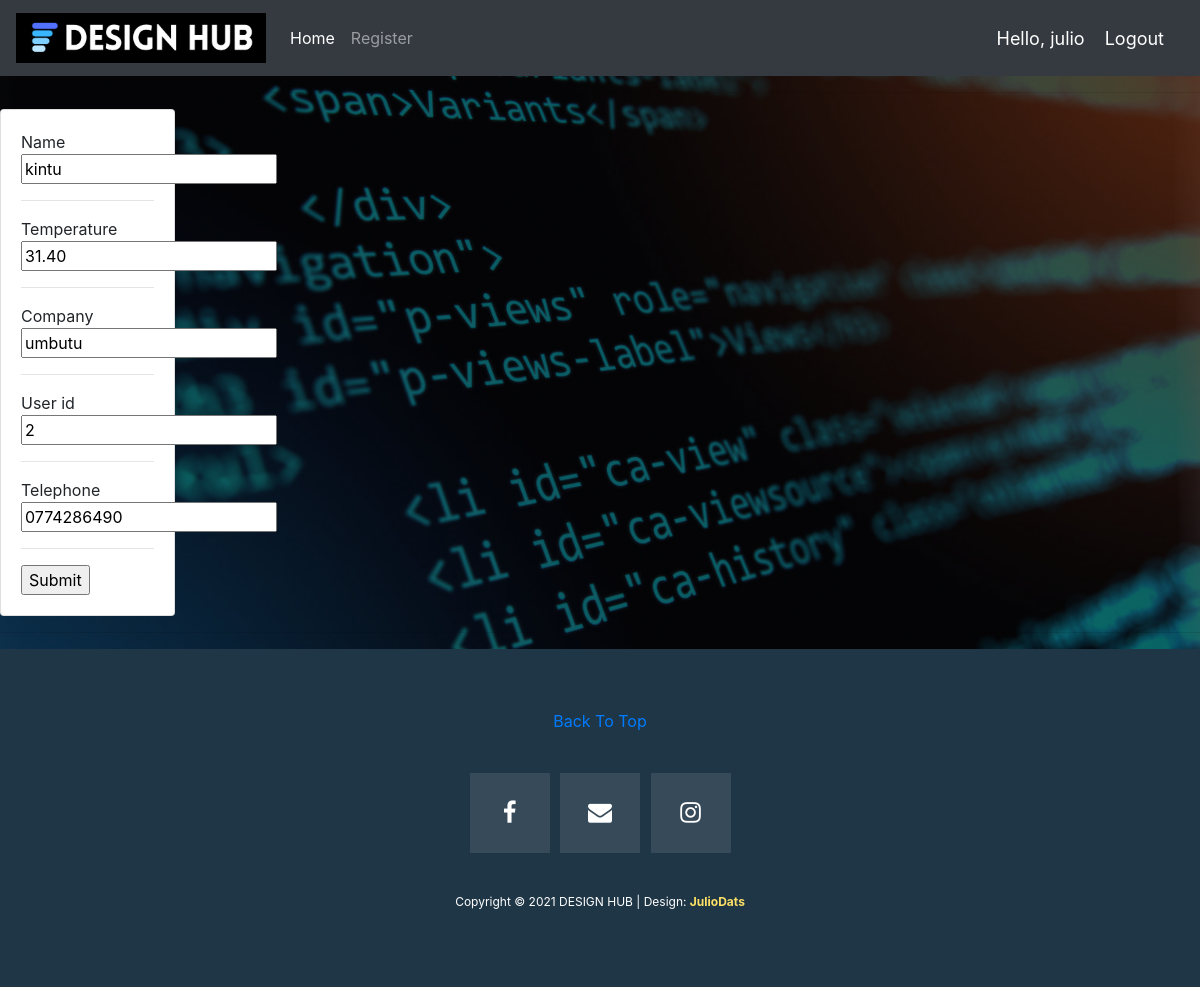
Screenshot of /update/2/ (signed in) with the database file from the repository.
### checkin/models.py (models this page shows, shortened)
class visitor(models.Model):
    Name=models.CharField(max_length=40)
    Temperature=models.DecimalField(max_digits=10,decimal_places=2)
    Company=models.CharField(max_length=40)
    user_id=models.IntegerField(null=True, blank=True)
    Telephone=models.CharField(max_length=13)
    Date_created=models.DateTimeField(auto_now_add=True)

### checkin/views.py (the view)
# urls.py: path('update/<str:pk>/',views.update_user, name="update" ),
@login_required(login_url='login')
def update_user(request, pk):
    user=visitor.objects.get(id=pk)
    form=VisitorForm(instance=user)
    if request.method == 'POST':
        form =VisitorForm(request.POST, instance=user)
        if form.is_valid():
            form.save()
            return redirect('users')
    context={'form':form}
    return render(request, 'checkin/register.html',context)

### checkin/form.py
class VisitorForm(ModelForm):
    class Meta:
        model = visitor
        fields ="__all__"

### checkin/templates/checkin/register.html (shortened to what this page needs)
{% extends 'checkin/main.html' %}
{% load static %}
{% block content %}
<div class="row">
    <div class="col-md-2" >
        <div class="card card-body">
        <form action="" method="POST" >
            {% for form in form %}
            {{form.label}}
            {{form}}
            <hr>
            {% endfor %}
            <input type="submit" name="submit">
        </form>
        </div>
    </div>
</div>
{% endblock %}

### checkin/templates/checkin/navbar.html (shortened to what this page needs)
{% load static %}
<nav class="navbar navbar-expand-lg navbar-dark bg-dark">
    <a class="navbar-brand" href="{% url 'home' %}">
      <img src="{% static 'images/6.png' %}" class="img-responsive" alt="">
    </a>
    <div class="collapse navbar-collapse" id="navbarNav">
      <ul class="navbar-nav">
        <li class="nav-item active">
          <a class="nav-link" href="{% url 'users' %}">Home</a>
        </li>
        <li class="nav-item">
          <a class="nav-link" href="{% url 'register' %}">Register</a>
        </li>
      </ul>
    </div>
    <span class="hello-msg">Hello, {{request.user}}</span>
    <span ><a  class="hello-msg" href="{% url 'logout' %}">Logout</a></span>
</nav>

### checkin/templates/checkin/navbar.html (style rules this page uses)
.hello-msg { font-size: 18px; color: #fff; margin-right: 20px; }
.img-responsive { height: auto; width: auto; max-width: 250px; max-height: 72px; }

### rows the page displays
visitor: form "kintu" "31.40" "umbutu" "2" "0774286490"

### other values shown
{{ request.user }} "julio"
